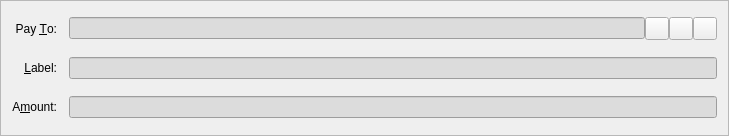
<?xml version="1.0" encoding="UTF-8"?>
<ui version="4.0">
 <class>SendCoinsEntry</class>
 <widget class="QFrame" name="SendCoinsEntry">
  <property name="geometry">
   <rect>
    <x>0</x>
    <y>0</y>
    <width>729</width>
    <height>136</height>
   </rect>
  </property>
  <property name="windowTitle">
   <string>Form</string>
  </property>
  <property name="frameShape">
   <enum>QFrame::StyledPanel</enum>
  </property>
  <property name="frameShadow">
   <enum>QFrame::Sunken</enum>
  </property>
  <layout class="QGridLayout" name="gridLayout">
   <property name="spacing">
    <number>12</number>
   </property>
   <item row="5" column="0">
    <widget class="QLabel" name="label">
     <property name="text">
      <string>A&amp;mount:</string>
     </property>
     <property name="alignment">
      <set>Qt::AlignRight|Qt::AlignTrailing|Qt::AlignVCenter</set>
     </property>
     <property name="buddy">
      <cstring>payAmount</cstring>
     </property>
    </widget>
   </item>
   <item row="3" column="0">
    <widget class="QLabel" name="label_2">
     <property name="text">
      <string>Pay &amp;To:</string>
     </property>
     <property name="alignment">
      <set>Qt::AlignRight|Qt::AlignTrailing|Qt::AlignVCenter</set>
     </property>
     <property name="buddy">
      <cstring>payTo</cstring>
     </property>
    </widget>
   </item>
   <item row="5" column="1">
    <widget class="BitcoinAmountField" name="payAmount">
     <property name="styleSheet">
      <string notr="true">background-color: rgb(220, 220, 220);</string>
     </property>
    </widget>
   </item>
   <item row="4" column="1">
    <layout class="QHBoxLayout" name="horizontalLayout_2">
     <property name="spacing">
      <number>0</number>
     </property>
     <item>
      <widget class="QValidatedLineEdit" name="addAsLabel">
       <property name="enabled">
        <bool>true</bool>
       </property>
       <property name="toolTip">
        <string>Enter a label for this address to add it to your address book</string>
       </property>
       <property name="styleSheet">
        <string notr="true">background-color: rgb(220, 220, 220);</string>
       </property>
      </widget>
     </item>
    </layout>
   </item>
   <item row="4" column="0">
    <widget class="QLabel" name="label_4">
     <property name="text">
      <string>&amp;Label:</string>
     </property>
     <property name="alignment">
      <set>Qt::AlignRight|Qt::AlignTrailing|Qt::AlignVCenter</set>
     </property>
     <property name="buddy">
      <cstring>addAsLabel</cstring>
     </property>
    </widget>
   </item>
   <item row="3" column="1">
    <layout class="QHBoxLayout" name="payToLayout">
     <property name="spacing">
      <number>0</number>
     </property>
     <item>
      <widget class="QValidatedLineEdit" name="payTo">
       <property name="toolTip">
        <string>The address to send the payment to  (e.g. 1NS17iag9jJgTHD1VXjvLCEnZuQ3rJDE9L)</string>
       </property>
       <property name="styleSheet">
        <string notr="true">background-color: rgb(220, 220, 220);</string>
       </property>
       <property name="maxLength">
        <number>34</number>
       </property>
      </widget>
     </item>
     <item>
      <widget class="QToolButton" name="addressBookButton">
       <property name="toolTip">
        <string>Choose address from address book</string>
       </property>
       <property name="text">
        <string/>
       </property>
       <property name="icon">
        <iconset resource="../bitcoin.qrc">
         <normaloff>:/icons/address-book</normaloff>:/icons/address-book</iconset>
       </property>
       <property name="shortcut">
        <string>Alt+A</string>
       </property>
      </widget>
     </item>
     <item>
      <widget class="QToolButton" name="pasteButton">
       <property name="toolTip">
        <string>Paste address from clipboard</string>
       </property>
       <property name="text">
        <string/>
       </property>
       <property name="icon">
        <iconset resource="../bitcoin.qrc">
         <normaloff>:/icons/editpaste</normaloff>:/icons/editpaste</iconset>
       </property>
       <property name="shortcut">
        <string>Alt+P</string>
       </property>
      </widget>
     </item>
     <item>
      <widget class="QToolButton" name="deleteButton">
       <property name="toolTip">
        <string>Remove this recipient</string>
       </property>
       <property name="text">
        <string/>
       </property>
       <property name="icon">
        <iconset resource="../bitcoin.qrc">
         <normaloff>:/icons/remove</normaloff>:/icons/remove</iconset>
       </property>
      </widget>
     </item>
    </layout>
   </item>
  </layout>
 </widget>
 <customwidgets>
  <customwidget>
   <class>BitcoinAmountField</class>
   <extends>QLineEdit</extends>
   <header>bitcoinamountfield.h</header>
   <container>1</container>
  </customwidget>
  <customwidget>
   <class>QValidatedLineEdit</class>
   <extends>QLineEdit</extends>
   <header>qvalidatedlineedit.h</header>
  </customwidget>
 </customwidgets>
 <resources>
  <include location="../bitcoin.qrc"/>
 </resources>
 <connections/>
</ui>
